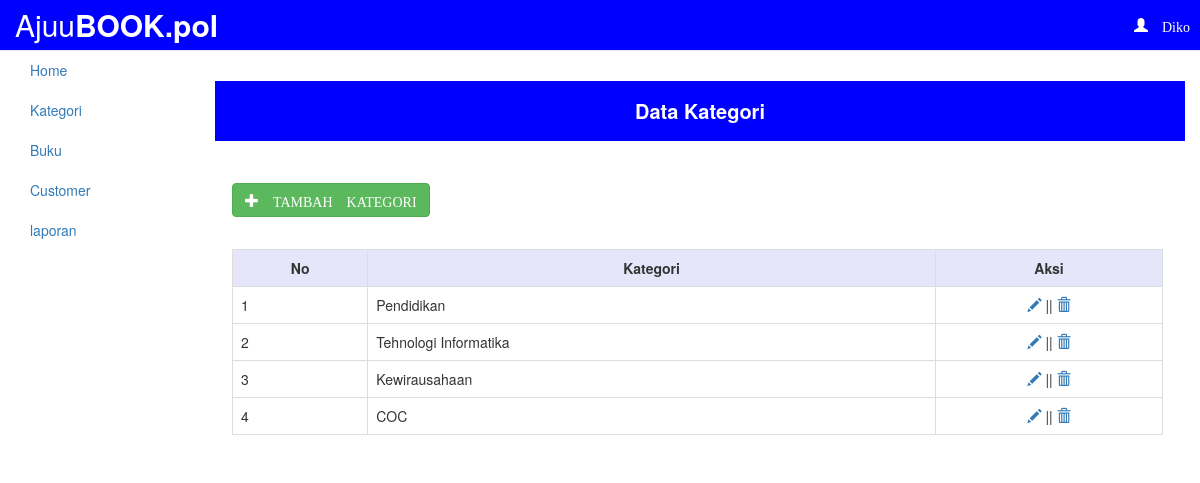
The page /page/admin/index.php?page=kategori (signed in) on the database its author committed.
### tables this page shows
CREATE TABLE IF NOT EXISTS `kategori` (
  `id_ketegori` int(11) NOT NULL AUTO_INCREMENT,
  `kategori` varchar(70) NOT NULL,
  PRIMARY KEY (`id_ketegori`)
);

### page/admin/kategori.php (the view, shortened to what this page needs)
<?php
$no = 1;
$qry_kategori = mysql_query("SELECT * from kategori");
?>
<div style="margin-top:30px;width:100%,height:50px;text-align:center;background:#0000ff;color:#fff;line-height:60px;font-size:20px; margin-bottom:25px;">
<b>Data Kategori</b>
</div>
<a href="index.php?page=kategori&aksi=input" class="btn btn-success" style="margin:17px;"><span class="glyphicon glyphicon-plus"> TAMBAH KATEGORI</span></a>
<div class="th">
<table class="table table-bordered" style="margin-top:15px;margin-left:17px; width:96%;">
	<th style=" background: #E6E6FA;"><center>No</center></th>
	<th style=" background: #E6E6FA;"><center>Kategori</center></th>
	<th style=" background: #E6E6FA;"><center>Aksi</center></th>
	<?php
	 while($data = mysql_fetch_array($qry_kategori)) { ?>
	<tr>
	 <td><?php echo $no++ ?></td>
	 <td><?php echo $data['kategori'] ?></td>
	 <td><a href="index.php?page=kategori&aksi=edit&id=<?php echo $data['id_ketegori']; ?>"><center><span class="glyphicon glyphicon-pencil"></span></a> || <a href="hapus_kat.php?id=<?php echo $data['id_ketegori']; ?>"><span class="glyphicon glyphicon-trash"></span></center></a></td>
	</tr>
	<?php } ?>
</table>
</div>

### css/style.css (style rules this page uses)
body { padding-top: 50px; padding-bottom: 20px; }

### rows shown on the page
kategori: kategori "Pendidikan"
kategori: kategori "Tehnologi Informatika"
kategori: kategori "Kewirausahaan"
kategori: kategori "COC"

### other values the page prints
$nama "Diko"
